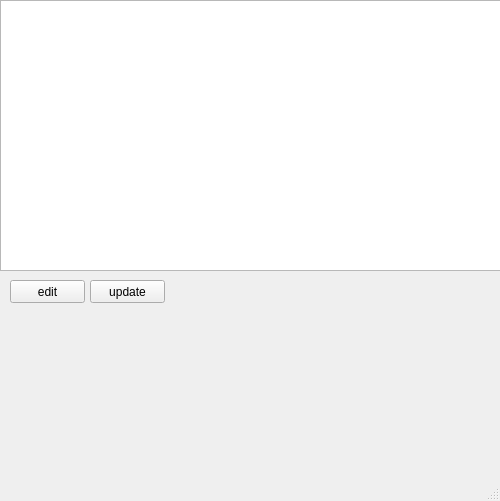
<?xml version="1.0" encoding="UTF-8"?>
<ui version="4.0">
 <class>MainWindow</class>
 <widget class="QMainWindow" name="MainWindow">
  <property name="geometry">
   <rect>
    <x>0</x>
    <y>0</y>
    <width>500</width>
    <height>501</height>
   </rect>
  </property>
  <property name="windowTitle">
   <string>MainWindow</string>
  </property>
  <widget class="QWidget" name="centralwidget">
   <widget class="QTableWidget" name="tableWidget">
    <property name="geometry">
     <rect>
      <x>0</x>
      <y>0</y>
      <width>501</width>
      <height>271</height>
     </rect>
    </property>
   </widget>
   <widget class="QPushButton" name="pushButton">
    <property name="geometry">
     <rect>
      <x>10</x>
      <y>280</y>
      <width>75</width>
      <height>23</height>
     </rect>
    </property>
    <property name="text">
     <string>edit</string>
    </property>
   </widget>
   <widget class="QPushButton" name="pushButton_2">
    <property name="geometry">
     <rect>
      <x>90</x>
      <y>280</y>
      <width>75</width>
      <height>23</height>
     </rect>
    </property>
    <property name="text">
     <string>update</string>
    </property>
   </widget>
  </widget>
  <widget class="QMenuBar" name="menubar">
   <property name="geometry">
    <rect>
     <x>0</x>
     <y>0</y>
     <width>500</width>
     <height>26</height>
    </rect>
   </property>
  </widget>
  <widget class="QStatusBar" name="statusbar"/>
 </widget>
 <resources/>
 <connections/>
</ui>
